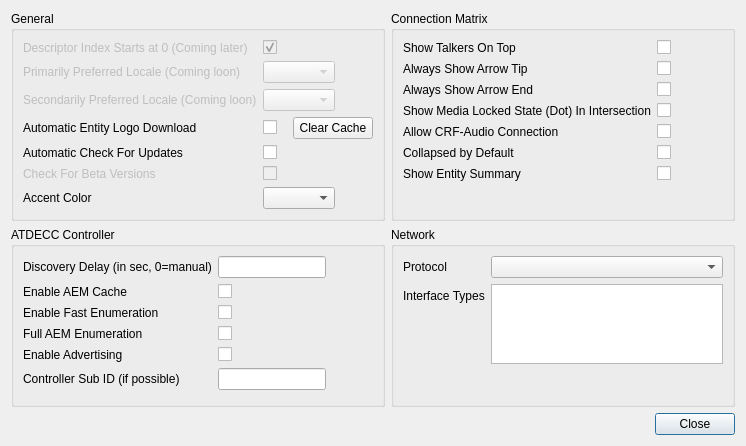
<?xml version="1.0" encoding="UTF-8"?>
<ui version="4.0">
 <class>SettingsDialog</class>
 <widget class="QDialog" name="SettingsDialog">
  <property name="geometry">
   <rect>
    <x>0</x>
    <y>0</y>
    <width>746</width>
    <height>446</height>
   </rect>
  </property>
  <property name="sizePolicy">
   <sizepolicy hsizetype="Fixed" vsizetype="Fixed">
    <horstretch>0</horstretch>
    <verstretch>0</verstretch>
   </sizepolicy>
  </property>
  <property name="maximumSize">
   <size>
    <width>16777215</width>
    <height>16777215</height>
   </size>
  </property>
  <property name="windowTitle">
   <string>Dialog</string>
  </property>
  <layout class="QGridLayout" name="gridLayout_2">
   <item row="0" column="0">
    <widget class="QGroupBox" name="groupBox">
     <property name="title">
      <string>General</string>
     </property>
     <layout class="QFormLayout" name="formLayout">
      <property name="fieldGrowthPolicy">
       <enum>QFormLayout::FieldsStayAtSizeHint</enum>
      </property>
      <item row="0" column="0">
       <widget class="QLabel" name="descriptorIndexStartsAt0Label">
        <property name="enabled">
         <bool>false</bool>
        </property>
        <property name="text">
         <string>Descriptor Index Starts at 0 (Coming later)</string>
        </property>
       </widget>
      </item>
      <item row="0" column="1">
       <widget class="QCheckBox" name="descriptorIndexStartsAt0CheckBox">
        <property name="enabled">
         <bool>false</bool>
        </property>
        <property name="checked">
         <bool>true</bool>
        </property>
       </widget>
      </item>
      <item row="1" column="0">
       <widget class="QLabel" name="primarilyPreferredLocaleLabel">
        <property name="enabled">
         <bool>false</bool>
        </property>
        <property name="text">
         <string>Primarily Preferred Locale (Coming loon)</string>
        </property>
       </widget>
      </item>
      <item row="1" column="1">
       <widget class="QComboBox" name="primarilyPreferredLocaleComboBox">
        <property name="enabled">
         <bool>false</bool>
        </property>
       </widget>
      </item>
      <item row="2" column="0">
       <widget class="QLabel" name="secondarilyPreferredLocaleLabel">
        <property name="enabled">
         <bool>false</bool>
        </property>
        <property name="text">
         <string>Secondarily Preferred Locale (Coming loon)</string>
        </property>
       </widget>
      </item>
      <item row="2" column="1">
       <widget class="QComboBox" name="secondarilyPreferredLocaleComboBox">
        <property name="enabled">
         <bool>false</bool>
        </property>
       </widget>
      </item>
      <item row="3" column="0">
       <widget class="QLabel" name="automaticPNGDownloadLabel">
        <property name="text">
         <string>Automatic Entity Logo Download</string>
        </property>
       </widget>
      </item>
      <item row="3" column="1">
       <layout class="QHBoxLayout" name="horizontalLayout">
        <property name="spacing">
         <number>16</number>
        </property>
        <item>
         <widget class="QCheckBox" name="automaticPNGDownloadCheckBox"/>
        </item>
        <item>
         <widget class="QPushButton" name="clearLogoCacheButton">
          <property name="text">
           <string>Clear Cache</string>
          </property>
          <property name="autoDefault">
           <bool>false</bool>
          </property>
         </widget>
        </item>
       </layout>
      </item>
      <item row="5" column="0">
       <widget class="QLabel" name="automaticCheckForUpdatesLabel">
        <property name="text">
         <string>Automatic Check For Updates</string>
        </property>
       </widget>
      </item>
      <item row="5" column="1">
       <widget class="QCheckBox" name="automaticCheckForUpdatesCheckBox"/>
      </item>
      <item row="6" column="0">
       <widget class="QLabel" name="checkForBetaVersionsLabel">
        <property name="enabled">
         <bool>false</bool>
        </property>
        <property name="text">
         <string>Check For Beta Versions</string>
        </property>
       </widget>
      </item>
      <item row="6" column="1">
       <widget class="QCheckBox" name="checkForBetaVersionsCheckBox">
        <property name="enabled">
         <bool>false</bool>
        </property>
       </widget>
      </item>
      <item row="7" column="0">
       <widget class="QLabel" name="themeColorLabel">
        <property name="text">
         <string>Accent Color</string>
        </property>
       </widget>
      </item>
      <item row="7" column="1">
       <widget class="QComboBox" name="themeColorComboBox"/>
      </item>
     </layout>
    </widget>
   </item>
   <item row="0" column="1">
    <widget class="QGroupBox" name="groupBox_4">
     <property name="title">
      <string>Connection Matrix</string>
     </property>
     <property name="flat">
      <bool>false</bool>
     </property>
     <property name="checkable">
      <bool>false</bool>
     </property>
     <layout class="QFormLayout" name="formLayout_4">
      <item row="0" column="0">
       <widget class="QLabel" name="transposeConnectionMatrixLabel">
        <property name="text">
         <string>Show Talkers On Top</string>
        </property>
       </widget>
      </item>
      <item row="0" column="1">
       <widget class="QCheckBox" name="transposeConnectionMatrixCheckBox"/>
      </item>
      <item row="1" column="0">
       <widget class="QLabel" name="alwaysShowArrowTipConnectionMatrixLabel">
        <property name="text">
         <string>Always Show Arrow Tip</string>
        </property>
       </widget>
      </item>
      <item row="1" column="1">
       <widget class="QCheckBox" name="alwaysShowArrowTipConnectionMatrixCheckBox"/>
      </item>
      <item row="2" column="0">
       <widget class="QLabel" name="alwaysShowArrowEndConnectionMatrixLabel">
        <property name="text">
         <string>Always Show Arrow End</string>
        </property>
       </widget>
      </item>
      <item row="2" column="1">
       <widget class="QCheckBox" name="alwaysShowArrowEndConnectionMatrixCheckBox"/>
      </item>
      <item row="3" column="0">
       <widget class="QLabel" name="showMediaLockedDotLabel">
        <property name="text">
         <string>Show Media Locked State (Dot) In Intersection</string>
        </property>
       </widget>
      </item>
      <item row="3" column="1">
       <widget class="QCheckBox" name="showMediaLockedDotCheckBox"/>
      </item>
      <item row="4" column="0">
       <widget class="QLabel" name="allowCRFAudioConnectionLabel">
        <property name="text">
         <string>Allow CRF-Audio Connection</string>
        </property>
       </widget>
      </item>
      <item row="4" column="1">
       <widget class="QCheckBox" name="allowCRFAudioConnectionCheckBox"/>
      </item>
      <item row="5" column="0">
       <widget class="QLabel" name="collapsedByDefaultLabel">
        <property name="text">
         <string>Collapsed by Default</string>
        </property>
       </widget>
      </item>
      <item row="5" column="1">
       <widget class="QCheckBox" name="collapsedByDefaultCheckBox"/>
      </item>
      <item row="6" column="0">
       <widget class="QLabel" name="showEntitySummaryLabel">
        <property name="text">
         <string>Show Entity Summary</string>
        </property>
       </widget>
      </item>
      <item row="6" column="1">
       <widget class="QCheckBox" name="showEntitySummaryCheckBox"/>
      </item>
     </layout>
    </widget>
   </item>
   <item row="1" column="0">
    <widget class="QGroupBox" name="groupBox_2">
     <property name="title">
      <string>ATDECC Controller</string>
     </property>
     <layout class="QFormLayout" name="formLayout_2">
      <property name="fieldGrowthPolicy">
       <enum>QFormLayout::FieldsStayAtSizeHint</enum>
      </property>
      <property name="horizontalSpacing">
       <number>6</number>
      </property>
      <property name="verticalSpacing">
       <number>6</number>
      </property>
      <item row="1" column="0">
       <widget class="QLabel" name="enableAEMCacheLabel">
        <property name="text">
         <string>Enable AEM Cache</string>
        </property>
       </widget>
      </item>
      <item row="1" column="1">
       <widget class="QCheckBox" name="enableAEMCacheCheckBox"/>
      </item>
      <item row="4" column="0">
       <widget class="QLabel" name="enableAdvertisingLabel">
        <property name="enabled">
         <bool>true</bool>
        </property>
        <property name="text">
         <string>Enable Advertising</string>
        </property>
       </widget>
      </item>
      <item row="4" column="1">
       <widget class="QCheckBox" name="enableAdvertisingCheckBox">
        <property name="enabled">
         <bool>true</bool>
        </property>
       </widget>
      </item>
      <item row="5" column="0">
       <widget class="QLabel" name="controllerIDLabel">
        <property name="enabled">
         <bool>true</bool>
        </property>
        <property name="text">
         <string>Controller Sub ID (if possible)</string>
        </property>
       </widget>
      </item>
      <item row="5" column="1">
       <widget class="qtMate::widgets::TextEntry" name="controllerIDLineEdit">
        <property name="enabled">
         <bool>true</bool>
        </property>
        <property name="maxLength">
         <number>5</number>
        </property>
       </widget>
      </item>
      <item row="3" column="0">
       <widget class="QLabel" name="fullAEMEnumerationLabel">
        <property name="text">
         <string>Full AEM Enumeration</string>
        </property>
       </widget>
      </item>
      <item row="3" column="1">
       <widget class="QCheckBox" name="fullAEMEnumerationCheckBox"/>
      </item>
      <item row="0" column="0">
       <widget class="QLabel" name="discoveryDelayLabel">
        <property name="text">
         <string>Discovery Delay (in sec, 0=manual)</string>
        </property>
       </widget>
      </item>
      <item row="0" column="1">
       <widget class="qtMate::widgets::TextEntry" name="discoveryDelayLineEdit">
        <property name="maxLength">
         <number>3</number>
        </property>
       </widget>
      </item>
      <item row="2" column="0">
       <widget class="QLabel" name="enableFastEnumerationLabel">
        <property name="text">
         <string>Enable Fast Enumeration</string>
        </property>
       </widget>
      </item>
      <item row="2" column="1">
       <widget class="QCheckBox" name="enableFastEnumerationCheckBox">
       </widget>
      </item>
     </layout>
    </widget>
   </item>
   <item row="1" column="1">
    <widget class="QGroupBox" name="groupBox_3">
     <property name="title">
      <string>Network</string>
     </property>
     <layout class="QFormLayout" name="formLayout_3">
      <item row="0" column="0">
       <widget class="QLabel" name="protocolLabel">
        <property name="text">
         <string>Protocol</string>
        </property>
       </widget>
      </item>
      <item row="0" column="1">
       <widget class="QComboBox" name="protocolComboBox"/>
      </item>
      <item row="1" column="0">
       <widget class="QLabel" name="interfaceTypesLabel">
        <property name="text">
         <string>Interface Types</string>
        </property>
       </widget>
      </item>
      <item row="1" column="1">
       <widget class="QListView" name="interfaceTypeList">
        <property name="sizePolicy">
         <sizepolicy hsizetype="Expanding" vsizetype="Fixed">
          <horstretch>0</horstretch>
          <verstretch>0</verstretch>
         </sizepolicy>
        </property>
        <property name="maximumSize">
         <size>
          <width>16777215</width>
          <height>80</height>
         </size>
        </property>
        <property name="selectionMode">
         <enum>QAbstractItemView::NoSelection</enum>
        </property>
       </widget>
      </item>
     </layout>
    </widget>
   </item>
   <item row="2" column="1">
    <widget class="QDialogButtonBox" name="buttonBox">
     <property name="standardButtons">
      <set>QDialogButtonBox::Close</set>
     </property>
     <property name="centerButtons">
      <bool>false</bool>
     </property>
    </widget>
   </item>
  </layout>
 </widget>
 <customwidgets>
  <customwidget>
   <class>qtMate::widgets::TextEntry</class>
   <extends>QLineEdit</extends>
   <header>QtMate/widgets/textEntry.hpp</header>
  </customwidget>
 </customwidgets>
 <tabstops>
  <tabstop>descriptorIndexStartsAt0CheckBox</tabstop>
  <tabstop>primarilyPreferredLocaleComboBox</tabstop>
  <tabstop>secondarilyPreferredLocaleComboBox</tabstop>
  <tabstop>automaticPNGDownloadCheckBox</tabstop>
  <tabstop>clearLogoCacheButton</tabstop>
  <tabstop>automaticCheckForUpdatesCheckBox</tabstop>
  <tabstop>checkForBetaVersionsCheckBox</tabstop>
  <tabstop>themeColorComboBox</tabstop>
  <tabstop>enableAEMCacheCheckBox</tabstop>
  <tabstop>enableAdvertisingCheckBox</tabstop>
  <tabstop>controllerIDLineEdit</tabstop>
  <tabstop>protocolComboBox</tabstop>
 </tabstops>
 <resources/>
 <connections>
  <connection>
   <sender>buttonBox</sender>
   <signal>rejected()</signal>
   <receiver>SettingsDialog</receiver>
   <slot>reject()</slot>
   <hints>
    <hint type="sourcelabel">
     <x>188</x>
     <y>628</y>
    </hint>
    <hint type="destinationlabel">
     <x>188</x>
     <y>324</y>
    </hint>
   </hints>
  </connection>
 </connections>
</ui>
